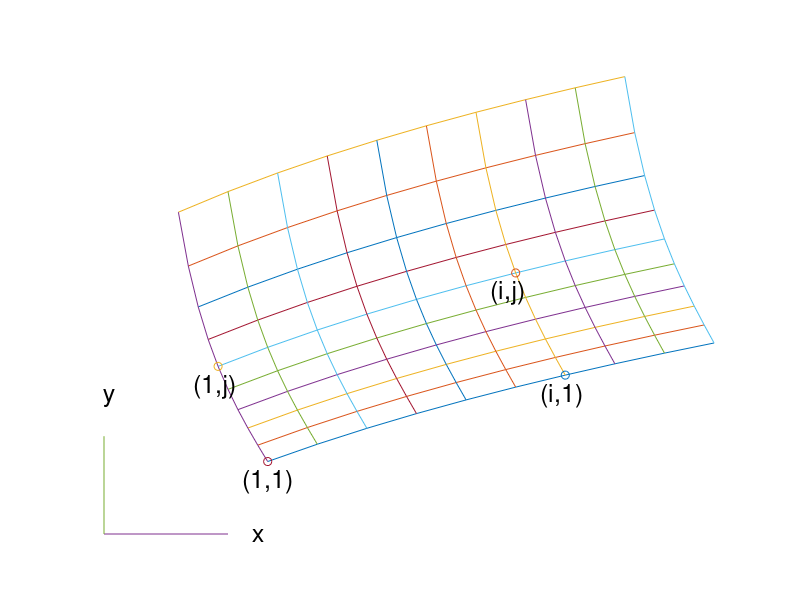

The MATLAB script that drew this image:
% f5_12 
% Copyright S. Nakamura, 1995
set(gcf, 'NumberTitle','off','Name', 'Figure 5.12')

clear, clf, hold off
x= 1:0.1:5;
k = 1:10;
m = 1:10;
x=k/10;
hold on
for m=1:10
x=2*(k/10 - m/50) + 2;

y = log(x) + tan(m/10);
plot(x,y)

end

for k=1:10
 m=1:10;

%x=k/10 - m/50 + 2;
x=2*(k/10 - m/50) + 2;

y = log(x) + tan(m/10);
plot(x,y)

end
axis([1.5 4, 0.5,3])
m=1; k=1;
x=2*(k/10 - m/50) + 2;
y = log(x) + tan(m/10);
plot(x,y,'o')
text(x-0.1,y-0.1,'(1,1)','FontSiz',[18])
 
m=1; k=7;
x=2*(k/10 - m/50) + 2;
y = log(x) + tan(m/10);
plot(x,y,'o')
text(x-0.1,y-0.1,'(i,1)','FontSize',[18])

m=6; k=7;
x=2*(k/10 - m/50) + 2;
y = log(x) + tan(m/10);
plot(x,y,'o')
text(x-0.1,y-0.1,'(i,j)','FontSize',[18])

m=6; k=1;
x=2*(k/10 - m/50) + 2;
y = log(x) + tan(m/10);
plot(x,y,'o')
text(x-0.1,y-0.1,'(1,j)','FontSize',[18])


plot([1.5 2], [0.5, 0.5])
text(2.1,0.5,'x','FontSize',[18])

plot([1.5, 1.5], [0.5, 1])
text(1.5,1.2, 'y','FontSize',[18])

axis('off')
%print fig5_12.ps
